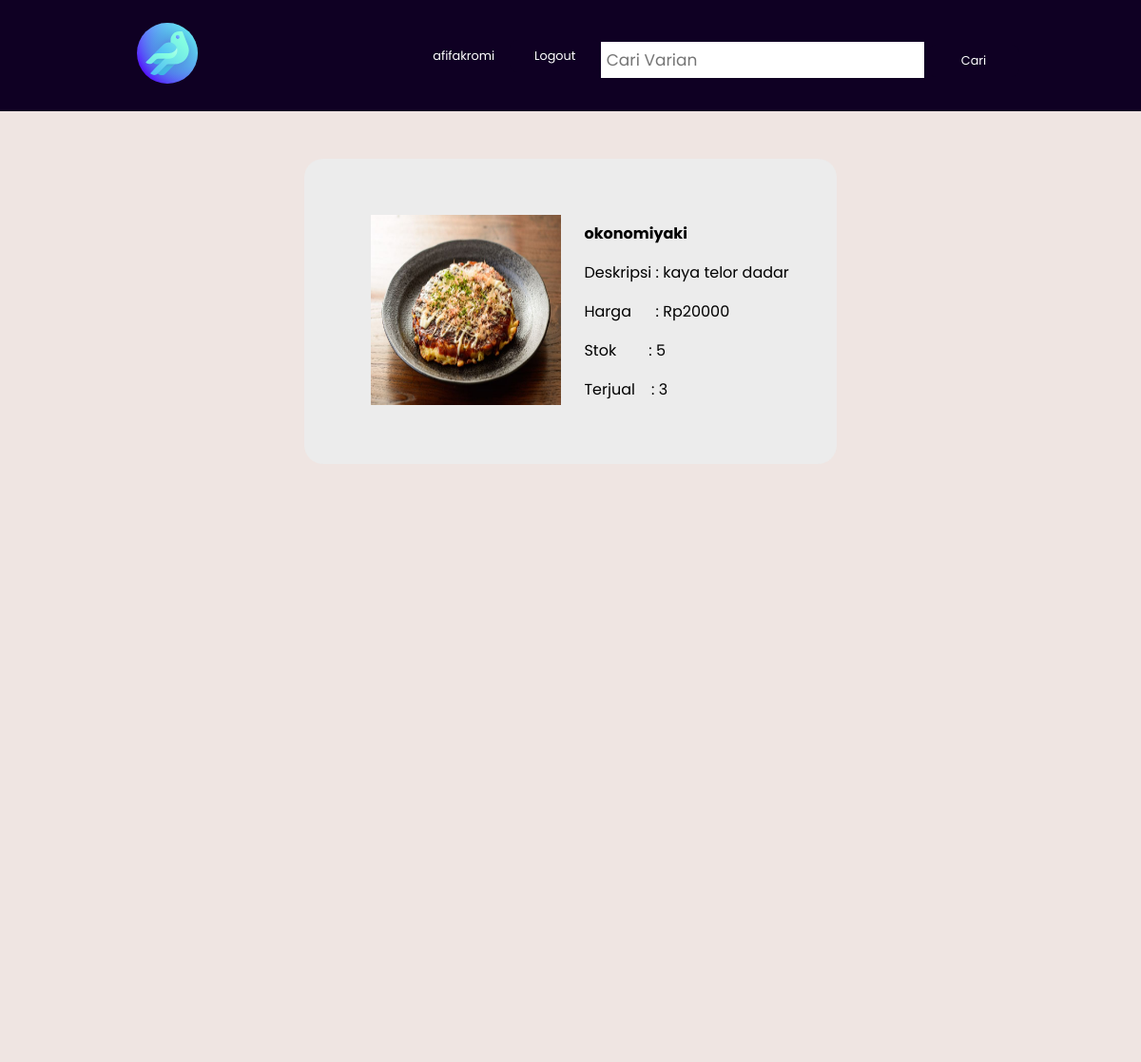
The page /product.php?id=okonomiyaki (signed in) on the database as committed earlier.
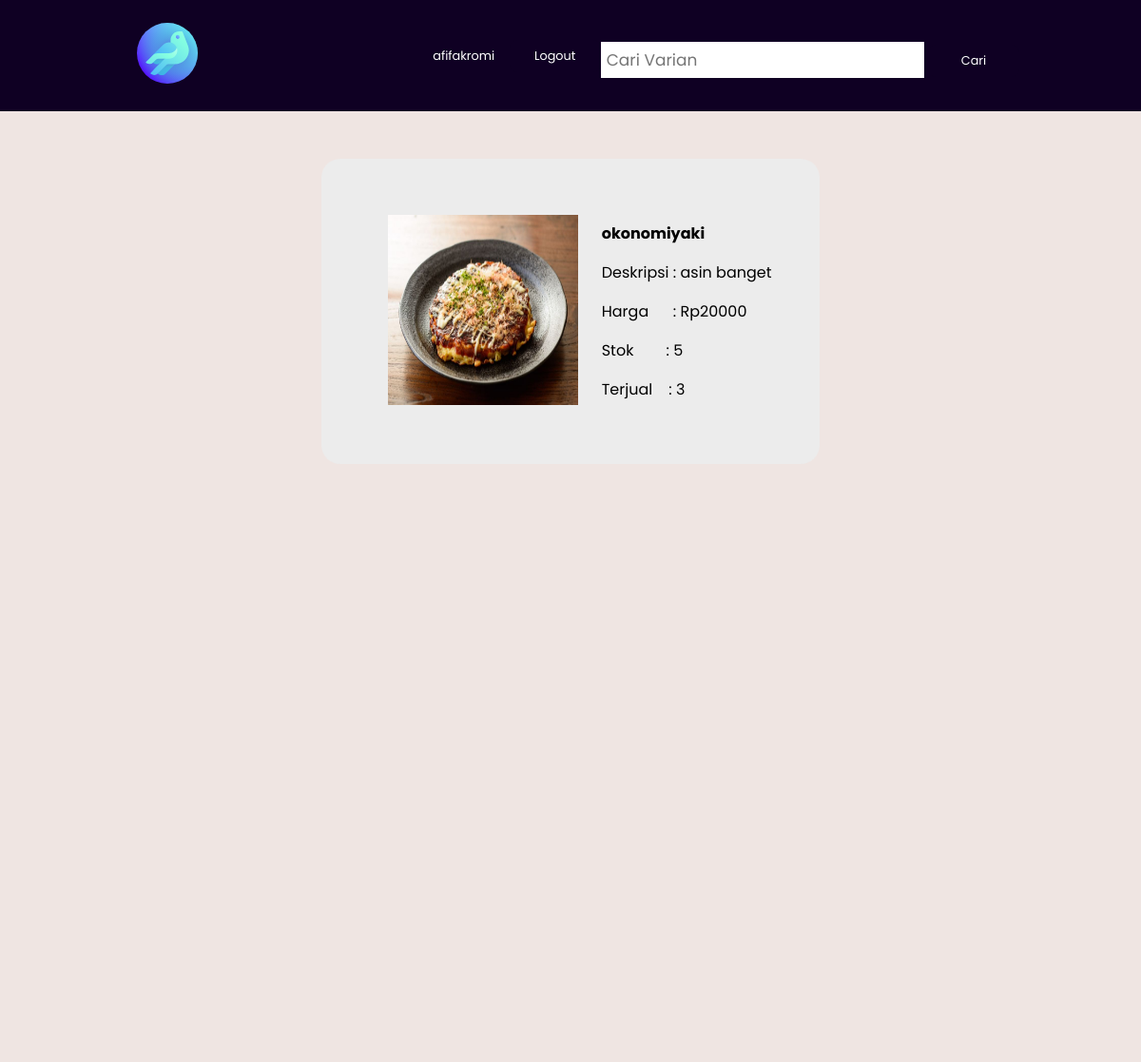
The same page on the database as committed later.
### tables this page shows
CREATE TABLE Produk(nama CHAR (50) PRIMARY KEY NOT NULL, deskripsi TEXT NOT NULL, harga INT NOT NULL, stok INT NOT NULL, gambar TEXT NOT NULL, nama_terjual CHAR (50) NOT NULL, CONSTRAINT fk_penjualan FOREIGN KEY (nama_terjual) REFERENCES Penjualan(nama) ON DELETE CASCADE);

CREATE TABLE Penjualan (nama CHAR(50) PRIMARY KEY NOT NULL, terjual INT NOT NULL);

### product.php (the view, shortened to what this page needs)
<?php
    require_once "db.php";
    if (isset($_GET['id'])) {
        $id = $_GET['id'];
        $produk = $connection->query("SELECT * FROM Produk, Penjualan WHERE Produk.nama = Penjualan.nama AND
        Produk.nama='$id'");
        while($row=$produk->fetch(PDO::FETCH_ASSOC)){
            $product_name = $row["nama"];
            $price = $row["harga"];
            $description = $row["deskripsi"];
            $stock = $row["stok"];
            $image = $row["gambar"];
            $sold = $row['terjual'];
        }
}
?>
<!DOCTYPE html>
    <head>
        <link href="css/product.css" rel="stylesheet" type="text/css">
    </head>
    <body>
        <?php require_once 'navbar.php';?>
        <div class="container-detail-produk">
                <div class="layoutContentHal">
                <?php
                    if(isset($_POST['button'])){
                ?>
                    <div>Product Has Been Delete</div>
                <?php
                        $connection->query("DELETE FROM Produk WHERE nama = '$id'");
                        $connection->query("DELETE FROM Penjualan WHERE nama = '$id'");
                        unlink("img/uploads/$image");
                    }
                    else{
                ?>
                        <div class='contentHal'>
                            <img src="img/uploads/<?php echo $image;?>" id='gambar' width='200' height='200'>
                        </div>
                        <div class='contentHal' width='200' height='200'>
                            <p id='namaProduk'><strong><?php echo $product_name;?></strong></p>
                            <p id='deskripsi'>Deskripsi : <?php echo $description;?></p>
                            <p id='harga'>Harga &nbsp&nbsp&nbsp&nbsp&nbsp: <?php echo "Rp".$price;?></p>
                            <p id='stok'>Stok &nbsp&nbsp&nbsp&nbsp&nbsp&nbsp&nbsp: <?php echo $stock;?></p>
                            <p id='terjual'>Terjual &nbsp&nbsp&nbsp: <?php echo $sold;?></p>
                        </div>
                <?php
                    }
                ?>
            </div>
        </div>
    </body>
</html>

Rows that differ between the two databases and show on the page:
changed produk "okonomiyaki": deskripsi "kaya telor dadar" → "asin banget"
